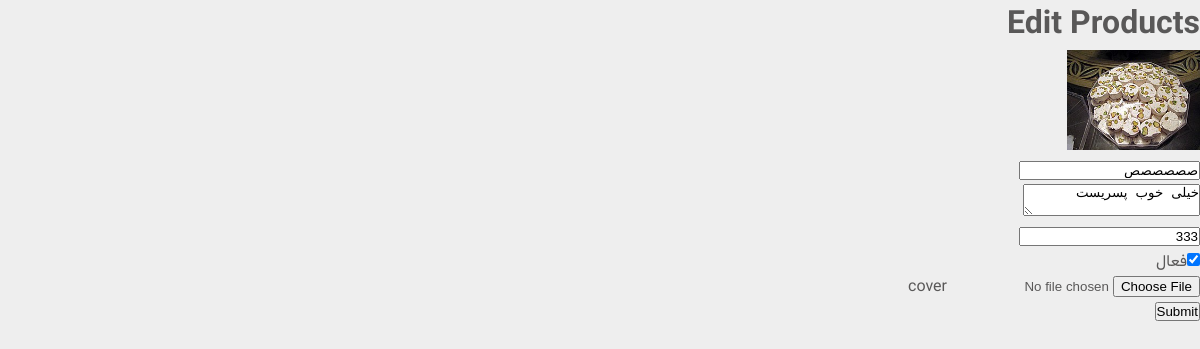
The app's page /admin/dashboard/edit-products/4 (signed in), older data.
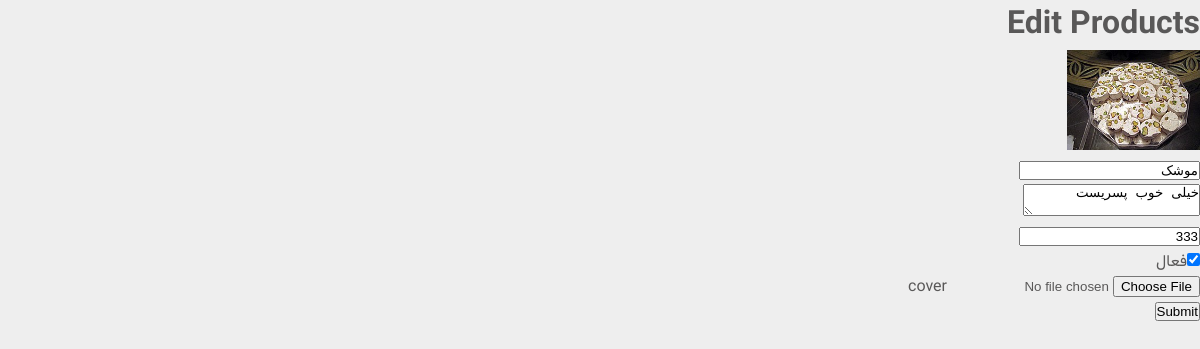
The same page, newer data.
### models/product.py (models this page shows)
class Product(db.Model):
    __tablename__ = "products"
    id = Column(Integer, primary_key=True)
    name = Column(String, unique=True, nullable=False, index=True)
    description = Column(String, nullable=False, index=True)
    price = Column(Integer, nullable=False, index=True)
    active = Column(Integer, nullable=False, index=True)

### blueprint/admin.py (the view, shortened to what this page needs)
@app.route('/admin/dashboard/edit-products/<id>', methods=["GET", "POST"])
def edit_products(id):  # put application's code here
    product = Product.query.filter(Product.id == id).first_or_404()
    if request.method == "GET":
        return render_template("admin/edit-products.html", product=product)

### app.py (called while the page is built)
@login_manager.user_loader
def load_user(user_id):
    return User.query.filter(user_id == User.id).first()

### blueprint/admin.py (called while the page is built)
@app.before_request
def before_request():
    if (session.get('admin_login', None) is None) and (request.endpoint != "admin.login"):
        abort(403)

### templates/admin/edit-products.html (shortened to what this page needs)
{% extends "base.html" %}
{% block body %}
    <h1> Edit Products</h1>
    <img style="height:100px" src="/static/cover/{{ product.id }}.jpg">
    <form action="#" method="POST" enctype="multipart/form-data">
        <label><input type="text" name="name" value="{{ product.name }}"></label><br>
        <label><textarea name="description">{{ product.description }}</textarea></label><br>
        <label><input type="number" name="price" value="{{ product.price }}"></label><br>
        <label><input type="checkbox" name="active" value="1" {{ "checked" if product.active==1 }}>فعال</label><br>
         <label><input type="file" name="cover">cover</label><br>
        <input type="submit">
    </form>
{% endblock %}

Row changes from the older to the newer data that the page shows:
changed Product "خیلی خوب پسریست": name "صصصصصص" → "موشک"
